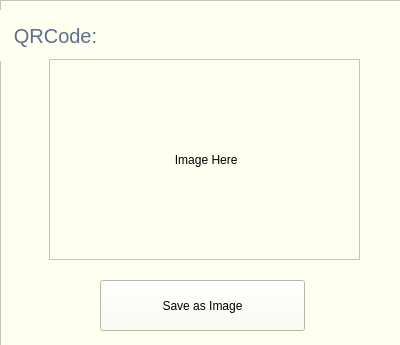
<?xml version="1.0" encoding="UTF-8"?>
<ui version="4.0">
 <class>Form</class>
 <widget class="QWidget" name="Form">
  <property name="geometry">
   <rect>
    <x>0</x>
    <y>0</y>
    <width>400</width>
    <height>345</height>
   </rect>
  </property>
  <property name="windowTitle">
   <string>Form</string>
  </property>
  <widget class="QFrame" name="QRcode_frame">
   <property name="geometry">
    <rect>
     <x>0</x>
     <y>0</y>
     <width>401</width>
     <height>351</height>
    </rect>
   </property>
   <property name="styleSheet">
    <string notr="true">background-color: rgb(253, 255, 239);
</string>
   </property>
   <property name="frameShape">
    <enum>QFrame::StyledPanel</enum>
   </property>
   <property name="frameShadow">
    <enum>QFrame::Raised</enum>
   </property>
   <widget class="QLabel" name="label">
    <property name="geometry">
     <rect>
      <x>0</x>
      <y>10</y>
      <width>111</width>
      <height>51</height>
     </rect>
    </property>
    <property name="styleSheet">
     <string notr="true">font-size:20px;
color:#5e6e8d;</string>
    </property>
    <property name="text">
     <string>QRCode:</string>
    </property>
    <property name="alignment">
     <set>Qt::AlignCenter</set>
    </property>
   </widget>
   <widget class="QPushButton" name="Save_img">
    <property name="geometry">
     <rect>
      <x>100</x>
      <y>280</y>
      <width>205</width>
      <height>51</height>
     </rect>
    </property>
    <property name="maximumSize">
     <size>
      <width>16777215</width>
      <height>51</height>
     </size>
    </property>
    <property name="styleSheet">
     <string notr="true">#OkBtn{
background: #fc7169;
font-size:17px;
}
#OkBtn:hover{
background-color: #fc8982;
}</string>
    </property>
    <property name="text">
     <string>Save as Image</string>
    </property>
   </widget>
   <widget class="QFrame" name="Qrcode_imgframe">
    <property name="geometry">
     <rect>
      <x>49</x>
      <y>59</y>
      <width>311</width>
      <height>201</height>
     </rect>
    </property>
    <property name="frameShape">
     <enum>QFrame::StyledPanel</enum>
    </property>
    <property name="frameShadow">
     <enum>QFrame::Raised</enum>
    </property>
    <widget class="QLabel" name="temp_label">
     <property name="geometry">
      <rect>
       <x>80</x>
       <y>70</y>
       <width>151</width>
       <height>61</height>
      </rect>
     </property>
     <property name="text">
      <string> Image Here</string>
     </property>
     <property name="alignment">
      <set>Qt::AlignCenter</set>
     </property>
    </widget>
   </widget>
  </widget>
 </widget>
 <resources/>
 <connections/>
</ui>
